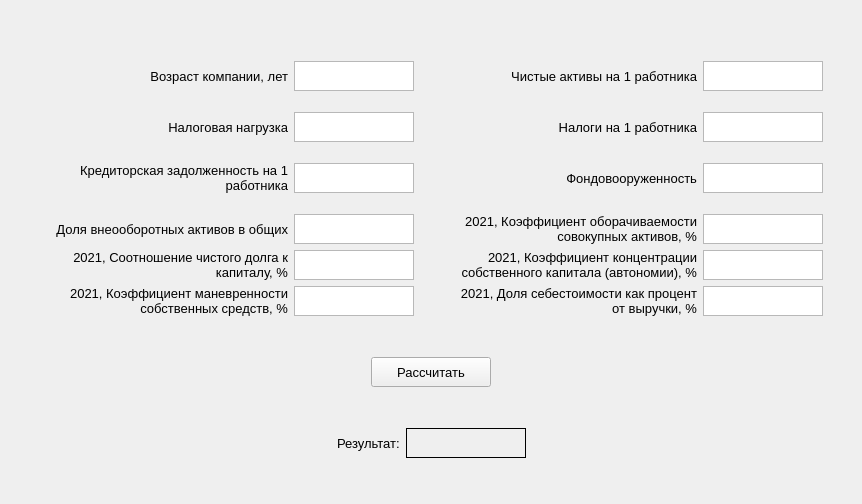
<?xml version="1.0" encoding="UTF-8"?>
<ui version="4.0">
 <class>Form</class>
 <widget class="QWidget" name="Form">
  <property name="geometry">
   <rect>
    <x>0</x>
    <y>0</y>
    <width>862</width>
    <height>504</height>
   </rect>
  </property>
  <property name="windowTitle">
   <string>Form</string>
  </property>
  <layout class="QHBoxLayout" name="horizontalLayout_21">
   <item>
    <layout class="QVBoxLayout" name="verticalLayout_2">
     <item>
      <layout class="QVBoxLayout" name="verticalLayout">
       <item>
        <layout class="QHBoxLayout" name="horizontalLayout_15">
         <item>
          <layout class="QHBoxLayout" name="horizontalLayout">
           <item>
            <widget class="QLabel" name="x1_label">
             <property name="sizePolicy">
              <sizepolicy hsizetype="Fixed" vsizetype="Fixed">
               <horstretch>0</horstretch>
               <verstretch>0</verstretch>
              </sizepolicy>
             </property>
             <property name="minimumSize">
              <size>
               <width>250</width>
               <height>60</height>
              </size>
             </property>
             <property name="maximumSize">
              <size>
               <width>250</width>
               <height>1000</height>
              </size>
             </property>
             <property name="font">
              <font>
               <pointsize>10</pointsize>
              </font>
             </property>
             <property name="text">
              <string>Возраст компании, лет</string>
             </property>
             <property name="alignment">
              <set>Qt::AlignRight|Qt::AlignTrailing|Qt::AlignVCenter</set>
             </property>
             <property name="wordWrap">
              <bool>true</bool>
             </property>
            </widget>
           </item>
           <item>
            <widget class="QPlainTextEdit" name="x1">
             <property name="maximumSize">
              <size>
               <width>120</width>
               <height>30</height>
              </size>
             </property>
             <property name="plainText">
              <string/>
             </property>
            </widget>
           </item>
          </layout>
         </item>
         <item>
          <layout class="QHBoxLayout" name="horizontalLayout_2">
           <item>
            <widget class="QLabel" name="x2_label">
             <property name="sizePolicy">
              <sizepolicy hsizetype="Fixed" vsizetype="Fixed">
               <horstretch>0</horstretch>
               <verstretch>0</verstretch>
              </sizepolicy>
             </property>
             <property name="minimumSize">
              <size>
               <width>250</width>
               <height>0</height>
              </size>
             </property>
             <property name="maximumSize">
              <size>
               <width>250</width>
               <height>1000</height>
              </size>
             </property>
             <property name="font">
              <font>
               <pointsize>10</pointsize>
              </font>
             </property>
             <property name="text">
              <string>Чистые активы на 1 работника</string>
             </property>
             <property name="alignment">
              <set>Qt::AlignRight|Qt::AlignTrailing|Qt::AlignVCenter</set>
             </property>
             <property name="wordWrap">
              <bool>true</bool>
             </property>
            </widget>
           </item>
           <item>
            <widget class="QPlainTextEdit" name="x2">
             <property name="maximumSize">
              <size>
               <width>120</width>
               <height>30</height>
              </size>
             </property>
             <property name="plainText">
              <string/>
             </property>
            </widget>
           </item>
          </layout>
         </item>
        </layout>
       </item>
       <item>
        <layout class="QHBoxLayout" name="horizontalLayout_20">
         <item>
          <layout class="QHBoxLayout" name="horizontalLayout_13">
           <item>
            <widget class="QLabel" name="x3_label">
             <property name="minimumSize">
              <size>
               <width>250</width>
               <height>0</height>
              </size>
             </property>
             <property name="maximumSize">
              <size>
               <width>250</width>
               <height>1000</height>
              </size>
             </property>
             <property name="font">
              <font>
               <pointsize>10</pointsize>
              </font>
             </property>
             <property name="text">
              <string>Налоговая нагрузка</string>
             </property>
             <property name="alignment">
              <set>Qt::AlignRight|Qt::AlignTrailing|Qt::AlignVCenter</set>
             </property>
            </widget>
           </item>
           <item>
            <widget class="QPlainTextEdit" name="x3">
             <property name="maximumSize">
              <size>
               <width>120</width>
               <height>30</height>
              </size>
             </property>
             <property name="plainText">
              <string/>
             </property>
            </widget>
           </item>
          </layout>
         </item>
         <item>
          <layout class="QHBoxLayout" name="horizontalLayout_14">
           <item>
            <widget class="QLabel" name="x4_label">
             <property name="minimumSize">
              <size>
               <width>250</width>
               <height>0</height>
              </size>
             </property>
             <property name="maximumSize">
              <size>
               <width>250</width>
               <height>1000</height>
              </size>
             </property>
             <property name="font">
              <font>
               <pointsize>10</pointsize>
              </font>
             </property>
             <property name="text">
              <string>Налоги на 1 работника</string>
             </property>
             <property name="alignment">
              <set>Qt::AlignRight|Qt::AlignTrailing|Qt::AlignVCenter</set>
             </property>
             <property name="wordWrap">
              <bool>true</bool>
             </property>
            </widget>
           </item>
           <item>
            <widget class="QPlainTextEdit" name="x4">
             <property name="maximumSize">
              <size>
               <width>120</width>
               <height>30</height>
              </size>
             </property>
             <property name="plainText">
              <string/>
             </property>
            </widget>
           </item>
          </layout>
         </item>
        </layout>
       </item>
       <item>
        <layout class="QHBoxLayout" name="horizontalLayout_16">
         <item>
          <layout class="QHBoxLayout" name="horizontalLayout_3">
           <item>
            <widget class="QLabel" name="x5_label">
             <property name="sizePolicy">
              <sizepolicy hsizetype="Fixed" vsizetype="Fixed">
               <horstretch>0</horstretch>
               <verstretch>0</verstretch>
              </sizepolicy>
             </property>
             <property name="minimumSize">
              <size>
               <width>250</width>
               <height>0</height>
              </size>
             </property>
             <property name="maximumSize">
              <size>
               <width>250</width>
               <height>1000</height>
              </size>
             </property>
             <property name="font">
              <font>
               <pointsize>10</pointsize>
              </font>
             </property>
             <property name="text">
              <string>Кредиторская задолженность на 1 работника</string>
             </property>
             <property name="alignment">
              <set>Qt::AlignRight|Qt::AlignTrailing|Qt::AlignVCenter</set>
             </property>
             <property name="wordWrap">
              <bool>true</bool>
             </property>
            </widget>
           </item>
           <item>
            <widget class="QPlainTextEdit" name="x5">
             <property name="maximumSize">
              <size>
               <width>120</width>
               <height>30</height>
              </size>
             </property>
             <property name="plainText">
              <string/>
             </property>
            </widget>
           </item>
          </layout>
         </item>
         <item>
          <layout class="QHBoxLayout" name="horizontalLayout_6">
           <item>
            <widget class="QLabel" name="x6_label">
             <property name="sizePolicy">
              <sizepolicy hsizetype="Fixed" vsizetype="Fixed">
               <horstretch>0</horstretch>
               <verstretch>0</verstretch>
              </sizepolicy>
             </property>
             <property name="minimumSize">
              <size>
               <width>250</width>
               <height>60</height>
              </size>
             </property>
             <property name="maximumSize">
              <size>
               <width>250</width>
               <height>1000</height>
              </size>
             </property>
             <property name="font">
              <font>
               <pointsize>10</pointsize>
              </font>
             </property>
             <property name="text">
              <string>Фондовооруженность</string>
             </property>
             <property name="alignment">
              <set>Qt::AlignRight|Qt::AlignTrailing|Qt::AlignVCenter</set>
             </property>
             <property name="wordWrap">
              <bool>true</bool>
             </property>
            </widget>
           </item>
           <item>
            <widget class="QPlainTextEdit" name="x6">
             <property name="maximumSize">
              <size>
               <width>120</width>
               <height>30</height>
              </size>
             </property>
             <property name="plainText">
              <string/>
             </property>
            </widget>
           </item>
          </layout>
         </item>
        </layout>
       </item>
       <item>
        <layout class="QHBoxLayout" name="horizontalLayout_17">
         <item>
          <layout class="QHBoxLayout" name="horizontalLayout_7">
           <item>
            <widget class="QLabel" name="x7_label">
             <property name="minimumSize">
              <size>
               <width>250</width>
               <height>0</height>
              </size>
             </property>
             <property name="maximumSize">
              <size>
               <width>250</width>
               <height>1000</height>
              </size>
             </property>
             <property name="font">
              <font>
               <pointsize>10</pointsize>
              </font>
             </property>
             <property name="text">
              <string>Доля внеооборотных активов в общих</string>
             </property>
             <property name="alignment">
              <set>Qt::AlignRight|Qt::AlignTrailing|Qt::AlignVCenter</set>
             </property>
             <property name="wordWrap">
              <bool>true</bool>
             </property>
            </widget>
           </item>
           <item>
            <widget class="QPlainTextEdit" name="x7">
             <property name="maximumSize">
              <size>
               <width>120</width>
               <height>30</height>
              </size>
             </property>
             <property name="plainText">
              <string/>
             </property>
            </widget>
           </item>
          </layout>
         </item>
         <item>
          <layout class="QHBoxLayout" name="horizontalLayout_8">
           <item>
            <widget class="QLabel" name="x8_label">
             <property name="minimumSize">
              <size>
               <width>250</width>
               <height>0</height>
              </size>
             </property>
             <property name="maximumSize">
              <size>
               <width>250</width>
               <height>1000</height>
              </size>
             </property>
             <property name="font">
              <font>
               <pointsize>10</pointsize>
              </font>
             </property>
             <property name="text">
              <string>2021, Коэффициент оборачиваемости совокупных активов, %</string>
             </property>
             <property name="alignment">
              <set>Qt::AlignRight|Qt::AlignTrailing|Qt::AlignVCenter</set>
             </property>
             <property name="wordWrap">
              <bool>true</bool>
             </property>
            </widget>
           </item>
           <item>
            <widget class="QPlainTextEdit" name="x8">
             <property name="maximumSize">
              <size>
               <width>120</width>
               <height>30</height>
              </size>
             </property>
             <property name="plainText">
              <string/>
             </property>
            </widget>
           </item>
          </layout>
         </item>
        </layout>
       </item>
       <item>
        <layout class="QHBoxLayout" name="horizontalLayout_18">
         <item>
          <layout class="QHBoxLayout" name="horizontalLayout_9">
           <item>
            <widget class="QLabel" name="x9_label">
             <property name="minimumSize">
              <size>
               <width>250</width>
               <height>0</height>
              </size>
             </property>
             <property name="maximumSize">
              <size>
               <width>250</width>
               <height>1000</height>
              </size>
             </property>
             <property name="font">
              <font>
               <pointsize>10</pointsize>
              </font>
             </property>
             <property name="text">
              <string>2021, Соотношение чистого долга к капиталу, %</string>
             </property>
             <property name="alignment">
              <set>Qt::AlignRight|Qt::AlignTrailing|Qt::AlignVCenter</set>
             </property>
             <property name="wordWrap">
              <bool>true</bool>
             </property>
            </widget>
           </item>
           <item>
            <widget class="QPlainTextEdit" name="x9">
             <property name="maximumSize">
              <size>
               <width>120</width>
               <height>30</height>
              </size>
             </property>
             <property name="plainText">
              <string/>
             </property>
            </widget>
           </item>
          </layout>
         </item>
         <item>
          <layout class="QHBoxLayout" name="horizontalLayout_10">
           <item>
            <widget class="QLabel" name="x10_label">
             <property name="minimumSize">
              <size>
               <width>250</width>
               <height>0</height>
              </size>
             </property>
             <property name="maximumSize">
              <size>
               <width>250</width>
               <height>100</height>
              </size>
             </property>
             <property name="font">
              <font>
               <pointsize>10</pointsize>
              </font>
             </property>
             <property name="text">
              <string>2021, Коэффициент концентрации собственного капитала (автономии), %</string>
             </property>
             <property name="alignment">
              <set>Qt::AlignRight|Qt::AlignTrailing|Qt::AlignVCenter</set>
             </property>
             <property name="wordWrap">
              <bool>true</bool>
             </property>
            </widget>
           </item>
           <item>
            <widget class="QPlainTextEdit" name="x10">
             <property name="maximumSize">
              <size>
               <width>120</width>
               <height>30</height>
              </size>
             </property>
             <property name="plainText">
              <string/>
             </property>
            </widget>
           </item>
          </layout>
         </item>
        </layout>
       </item>
       <item>
        <layout class="QHBoxLayout" name="horizontalLayout_19">
         <item>
          <layout class="QHBoxLayout" name="horizontalLayout_11">
           <item>
            <widget class="QLabel" name="x11_label">
             <property name="minimumSize">
              <size>
               <width>250</width>
               <height>0</height>
              </size>
             </property>
             <property name="maximumSize">
              <size>
               <width>250</width>
               <height>1000</height>
              </size>
             </property>
             <property name="font">
              <font>
               <pointsize>10</pointsize>
              </font>
             </property>
             <property name="text">
              <string>2021, Коэффициент маневренности собственных средств, %</string>
             </property>
             <property name="alignment">
              <set>Qt::AlignRight|Qt::AlignTrailing|Qt::AlignVCenter</set>
             </property>
             <property name="wordWrap">
              <bool>true</bool>
             </property>
            </widget>
           </item>
           <item>
            <widget class="QPlainTextEdit" name="x11">
             <property name="maximumSize">
              <size>
               <width>120</width>
               <height>30</height>
              </size>
             </property>
             <property name="plainText">
              <string/>
             </property>
            </widget>
           </item>
          </layout>
         </item>
         <item>
          <layout class="QHBoxLayout" name="horizontalLayout_12">
           <item>
            <widget class="QLabel" name="x12_label">
             <property name="minimumSize">
              <size>
               <width>250</width>
               <height>0</height>
              </size>
             </property>
             <property name="maximumSize">
              <size>
               <width>250</width>
               <height>1000</height>
              </size>
             </property>
             <property name="font">
              <font>
               <pointsize>10</pointsize>
              </font>
             </property>
             <property name="text">
              <string>2021, Доля себестоимости как процент от выручки, %</string>
             </property>
             <property name="alignment">
              <set>Qt::AlignRight|Qt::AlignTrailing|Qt::AlignVCenter</set>
             </property>
             <property name="wordWrap">
              <bool>true</bool>
             </property>
            </widget>
           </item>
           <item>
            <widget class="QPlainTextEdit" name="x12">
             <property name="maximumSize">
              <size>
               <width>120</width>
               <height>30</height>
              </size>
             </property>
             <property name="plainText">
              <string/>
             </property>
            </widget>
           </item>
          </layout>
         </item>
        </layout>
       </item>
      </layout>
     </item>
     <item>
      <layout class="QHBoxLayout" name="horizontalLayout_4">
       <item>
        <spacer name="horizontalSpacer">
         <property name="orientation">
          <enum>Qt::Horizontal</enum>
         </property>
         <property name="sizeHint" stdset="0">
          <size>
           <width>40</width>
           <height>20</height>
          </size>
         </property>
        </spacer>
       </item>
       <item>
        <widget class="QPushButton" name="eval_button">
         <property name="minimumSize">
          <size>
           <width>120</width>
           <height>30</height>
          </size>
         </property>
         <property name="font">
          <font>
           <pointsize>10</pointsize>
          </font>
         </property>
         <property name="text">
          <string>Рассчитать</string>
         </property>
        </widget>
       </item>
       <item>
        <spacer name="horizontalSpacer_2">
         <property name="orientation">
          <enum>Qt::Horizontal</enum>
         </property>
         <property name="sizeHint" stdset="0">
          <size>
           <width>40</width>
           <height>20</height>
          </size>
         </property>
        </spacer>
       </item>
      </layout>
     </item>
     <item>
      <layout class="QHBoxLayout" name="horizontalLayout_5">
       <item>
        <spacer name="horizontalSpacer_3">
         <property name="orientation">
          <enum>Qt::Horizontal</enum>
         </property>
         <property name="sizeHint" stdset="0">
          <size>
           <width>40</width>
           <height>20</height>
          </size>
         </property>
        </spacer>
       </item>
       <item>
        <widget class="QLabel" name="result_label">
         <property name="minimumSize">
          <size>
           <width>0</width>
           <height>30</height>
          </size>
         </property>
         <property name="font">
          <font>
           <pointsize>10</pointsize>
          </font>
         </property>
         <property name="text">
          <string>Результат:</string>
         </property>
        </widget>
       </item>
       <item>
        <widget class="QLabel" name="resultbox">
         <property name="minimumSize">
          <size>
           <width>120</width>
           <height>30</height>
          </size>
         </property>
         <property name="maximumSize">
          <size>
           <width>16777215</width>
           <height>30</height>
          </size>
         </property>
         <property name="font">
          <font>
           <pointsize>10</pointsize>
          </font>
         </property>
         <property name="frameShape">
          <enum>QFrame::Box</enum>
         </property>
         <property name="text">
          <string/>
         </property>
        </widget>
       </item>
       <item>
        <spacer name="horizontalSpacer_4">
         <property name="orientation">
          <enum>Qt::Horizontal</enum>
         </property>
         <property name="sizeHint" stdset="0">
          <size>
           <width>40</width>
           <height>20</height>
          </size>
         </property>
        </spacer>
       </item>
      </layout>
     </item>
    </layout>
   </item>
  </layout>
 </widget>
 <resources/>
 <connections/>
</ui>
